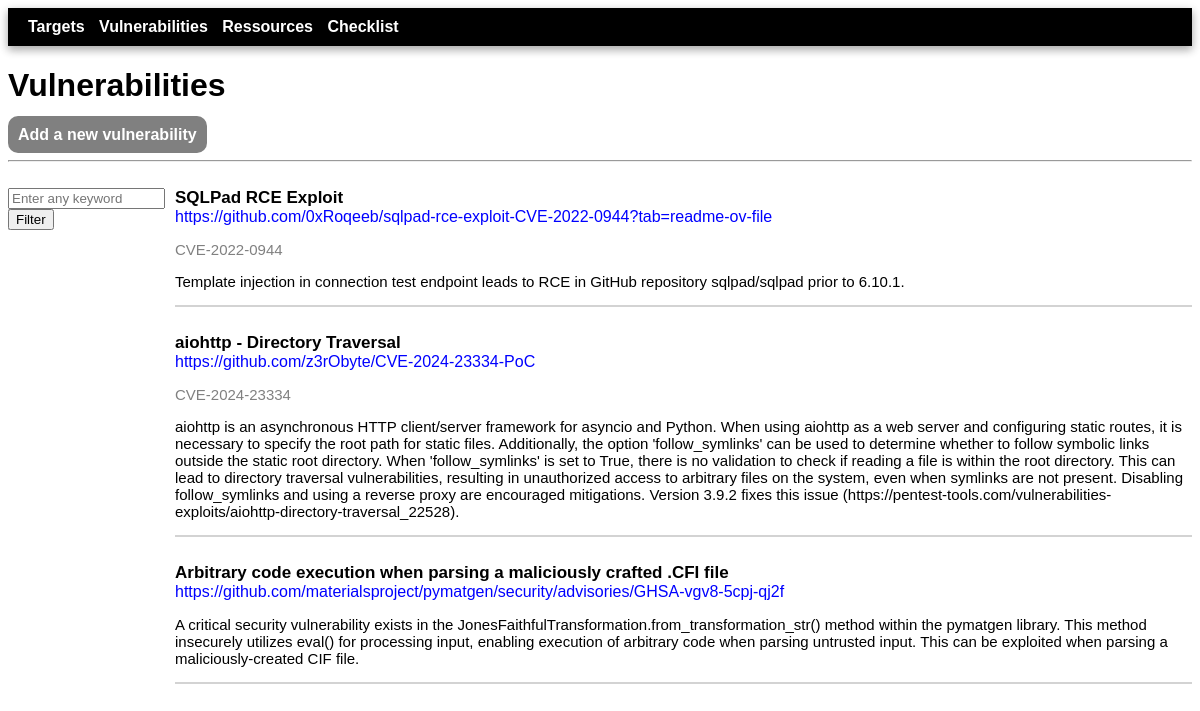
/vulnerabilities/, run on an earlier commit of the app's database.
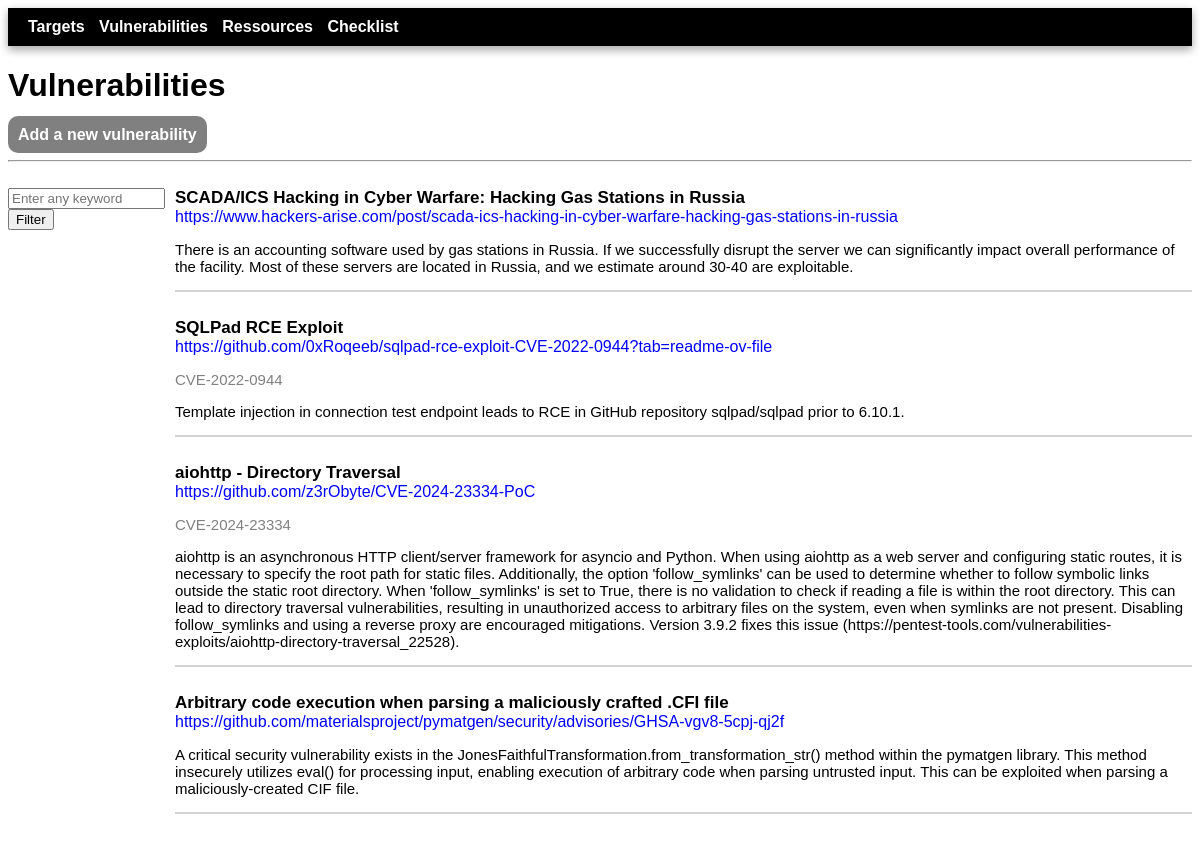
And on a later commit of the database.
### tms/models.py (models this page shows, shortened)
class Vulnerability(models.Model):
    class Category(models.TextChoices):
        ENUMERATION = 'Enumeration'
        WEB_VULNERABILIY = 'Web vulnerability'
        SERVICE_VULNERABILIY = 'Service vulnerability'
        PRIVESC = 'Privesc'
        OTHER = 'Other'
    name = models.fields.CharField(max_length=200, null=True)
    url = models.fields.URLField(null=True)
    description = models.fields.CharField(max_length=1000, null=True)
    category = models.fields.CharField(choices=Category.choices, max_length=100, null=True)
    cve = models.fields.CharField(max_length=15, null=True, blank=True)

### tms/views.py (the view, shortened to what this page needs)
# urls.py: path('vulnerabilities/', views.vulnerabilities, name='vulnerabilities'),
def vulnerabilities(request):
    vulnerabilities = Vulnerability.objects.all()
    vulnerabilities = vulnerabilities.order_by('-id').values()
    return render(request, 'tms/vulnerabilities.html', {'vulnerabilities' : vulnerabilities})

### tms/templates/tms/vulnerabilities.html (shortened to what this page needs)
{% extends 'tms/base.html' %}
{% block content %}
        <h1>Vulnerabilities</h1>
        <p><span class="submenu"><a href="{% url 'vulnerabilities-add' %}">Add a new vulnerability</a></span></p>
        <hr>
        <br>
        <div class="flex-container">
            <div style="flex-basis: 10%;">
                <form role="search" method="POST" class="searchbar">
                    <input type="search" placeholder="Enter any keyword" name="search_query">
                    <button type="submit">Filter</button>
                </form>
            </div>
            <div style="flex-basis: 90%;">
                {% for vulnerability in vulnerabilities %}
                <div class="vuln_list">
                    <strong style="font-size: 17px;">{{ vulnerability.name }}</strong><br>
                    <a href="{{ vulnerability.url }}" target="_blank">{{ vulnerability.url }}</a><br>
                    {% if vulnerability.cve %}
                        <p style="color: grey; font-size: 15px;">{{ vulnerability.cve }}</p>
                    {% endif %}
                    <p style="font-size: 15px;">{{ vulnerability.description }}</p>
                    <span class="notes_sep"><hr></span><br>
                </div>
                {% endfor %}
            </div>
        </div>
{% endblock %}

What changed in the data, as far as the page shows it:
added Vulnerability: name "SCADA/ICS Hacking in Cyber Warfare: Hacking Gas Stations in Russia", url "https://www.hackers-arise.com/post/scada-ics-hacking-in-cyber-warfare-hacking-gas-stations-in-russia", description "There is an accounting software used by gas stations in Russia. If we successfully disrupt the server we can significantly impact overall performance of the facility. Most of these servers are located in Russia, and we estimate around 30-40 are exploitable."
